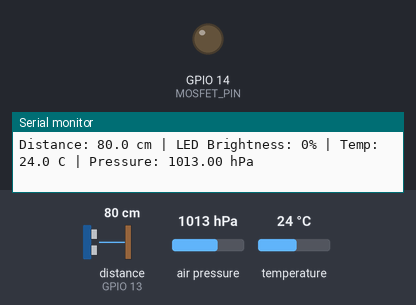
Simulated run of this sketch. Board: ESP32. Parts: output pins drawn as LEDs (lit = HIGH), the last lines printed to the serial monitor. Wiring (inferred from the names in the program): ultrasonic range finder: trigger GPIO 12; echo GPIO 13. Inputs (shaded band) come from the test bench; at power-on: distance to the obstacle (sensor on GPIO 13) 80 cm, air pressure 1013 hPa, temperature 24 °C. The echo pulse lasts 58.3 µs per cm; pins used as bus, display or sensor lines are not drawn.

Above: at 1.2 s.
1.3 s: distance to the obstacle (sensor on GPIO 13) set to 44 cm
2.8 s: distance to the obstacle (sensor on GPIO 13) set to 35 cm
At 3.0 s:
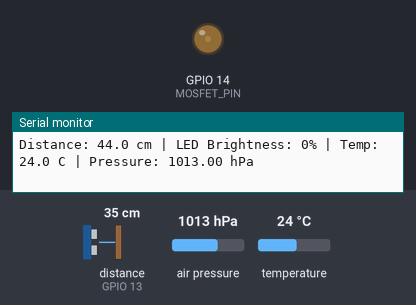
4.7 s: distance to the obstacle (sensor on GPIO 13) set to 9 cm
At 5.8 s:
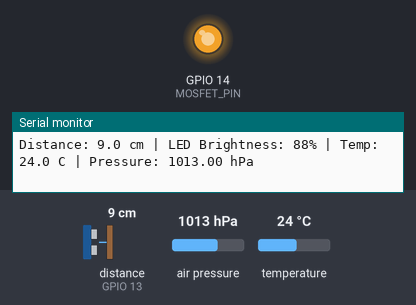
6.6 s: distance to the obstacle (sensor on GPIO 13) set to 18 cm
At 7.9 s:
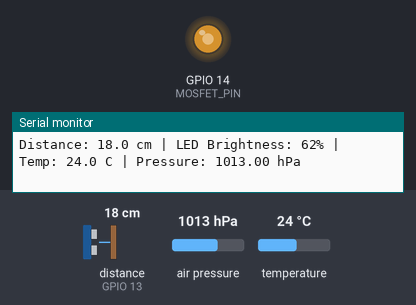
Timing chart, 0 to 9.4 s (numbered marks = the images above; inputs shaded):
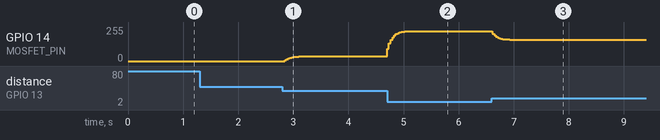

The sketch:

main.ino
```cpp
#include <Wire.h>
#include <Adafruit_BMP280.h>

// Pin Definitions
#define TRIG_PIN    12  // HC-SR04 Trigger pin
#define ECHO_PIN    13  // HC-SR04 Echo pin (via 1k/2k voltage divider)
#define MOSFET_PIN  14  // IRLZ44N N-Channel MOSFET Gate pin
#define I2C_SDA     21  // BMP280 I2C Data (SDA)
#define I2C_SCL     19  // BMP280 I2C Clock (SCL)

// Distance and PWM Dimming Thresholds
const float MIN_DISTANCE_CM = 5.0;   // Full brightness (100% duty cycle) threshold
const float MAX_DISTANCE_CM = 40.0;  // Off (0% duty cycle) threshold

Adafruit_BMP280 bmp;
bool isBmpReady = false;
float smoothedDistance = MAX_DISTANCE_CM;

unsigned long lastReportTime = 0;
const unsigned long REPORT_INTERVAL_MS = 500; // Telemetry interval (ms)

void setup() {
  Serial.begin(115200);

  pinMode(TRIG_PIN, OUTPUT);
  digitalWrite(TRIG_PIN, LOW); // Keep GPIO12 (strapping pin) LOW at startup
  pinMode(ECHO_PIN, INPUT);

  pinMode(MOSFET_PIN, OUTPUT);
  analogWrite(MOSFET_PIN, 0); // Ensure MOSFET is OFF at startup

  Wire.begin(I2C_SDA, I2C_SCL);

  if (bmp.begin(0x76) || bmp.begin(0x77)) {
    isBmpReady = true;
    Serial.println("System Ready: BMP280, HC-SR04, and MOSFET active.");
  } else {
    Serial.println("WARNING: BMP280 not detected. Continuing distance-based LED control...");
  }
}

void loop() {
  // 1. Trigger HC-SR04 ultrasonic pulse
  digitalWrite(TRIG_PIN, LOW);
  delayMicroseconds(2);
  digitalWrite(TRIG_PIN, HIGH);
  delayMicroseconds(10);
  digitalWrite(TRIG_PIN, LOW);

  // 2. Measure echo pulse duration (30 ms timeout)
  long duration = pulseIn(ECHO_PIN, HIGH, 30000);

  if (duration > 0) {
    float rawDistance = (duration * 0.0343) / 2.0;
    // Exponential moving average filter to prevent LED flickering
    smoothedDistance = (smoothedDistance * 0.7) + (rawDistance * 0.3);
  } else {
    // Smoothly fade out LED when object moves out of range
    smoothedDistance = (smoothedDistance * 0.85) + (MAX_DISTANCE_CM * 0.15);
  }

  // 3. Map distance to 8-bit PWM duty cycle (0 - 255)
  int pwmValue = 0;
  if (smoothedDistance < MAX_DISTANCE_CM) {
    float constrainedDist = constrain(smoothedDistance, MIN_DISTANCE_CM, MAX_DISTANCE_CM);
    pwmValue = (int)((MAX_DISTANCE_CM - constrainedDist) / (MAX_DISTANCE_CM - MIN_DISTANCE_CM) * 255.0);
  }

  analogWrite(MOSFET_PIN, pwmValue);

  // 4. Read BMP280 and print telemetry every 500 ms (non-blocking)
  unsigned long currentTime = millis();
  if (currentTime - lastReportTime >= REPORT_INTERVAL_MS) {
    lastReportTime = currentTime;

    // Attempt reconnection if BMP280 was disconnected at startup
    if (!isBmpReady && (bmp.begin(0x76) || bmp.begin(0x77))) {
      isBmpReady = true;
    }

    int brightnessPercent = map(pwmValue, 0, 255, 0, 100);

    Serial.print("Distance: ");
    Serial.print(smoothedDistance, 1);
    Serial.print(" cm | LED Brightness: ");
    Serial.print(brightnessPercent);
    Serial.print("%");

    if (isBmpReady) {
      float temperature = bmp.readTemperature();
      float pressureHpa = bmp.readPressure() / 100.0F;
      Serial.print(" | Temp: ");
      Serial.print(temperature, 1);
      Serial.print(" C | Pressure: ");
      Serial.print(pressureHpa, 2);
      Serial.println(" hPa");
    } else {
      Serial.println(" | BMP280: Waiting for sensor...");
    }
  }

  delay(30); // Short delay for smooth PWM transitions
}
```

Measured:
- after the input at 2.8 s, GPIO 14 (MOSFET_PIN): moves from 0/255 to 36/255 over 0.43 s, starting at once
- after the input at 4.7 s, GPIO 14 (MOSFET_PIN): moves from 36/255 to 225/255 over 0.47 s, starting at once
- after the input at 6.6 s, GPIO 14 (MOSFET_PIN): moves from 225/255 to 160/255 over 0.38 s, starting at once
